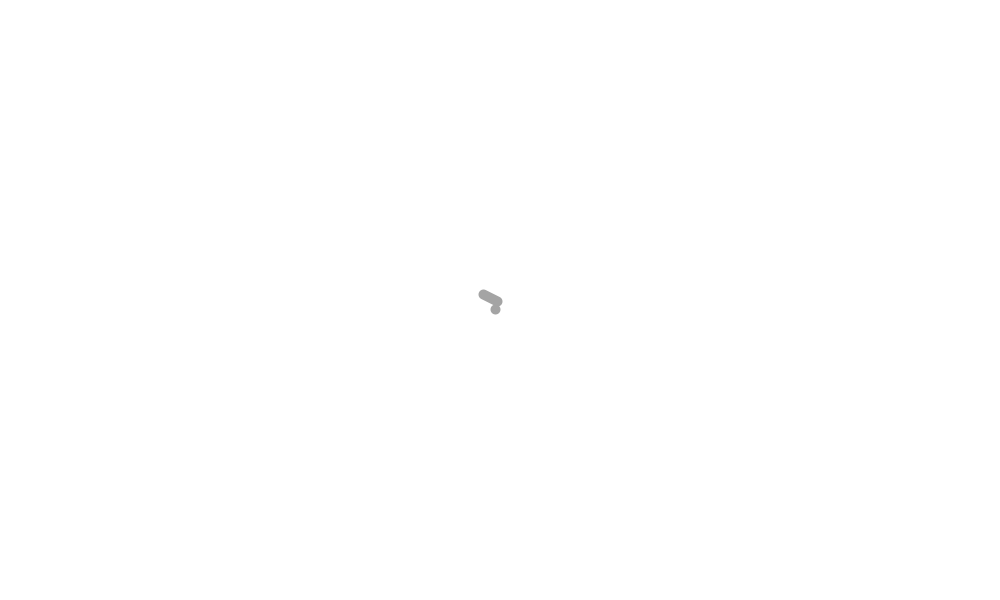
Frame 1 (no input)
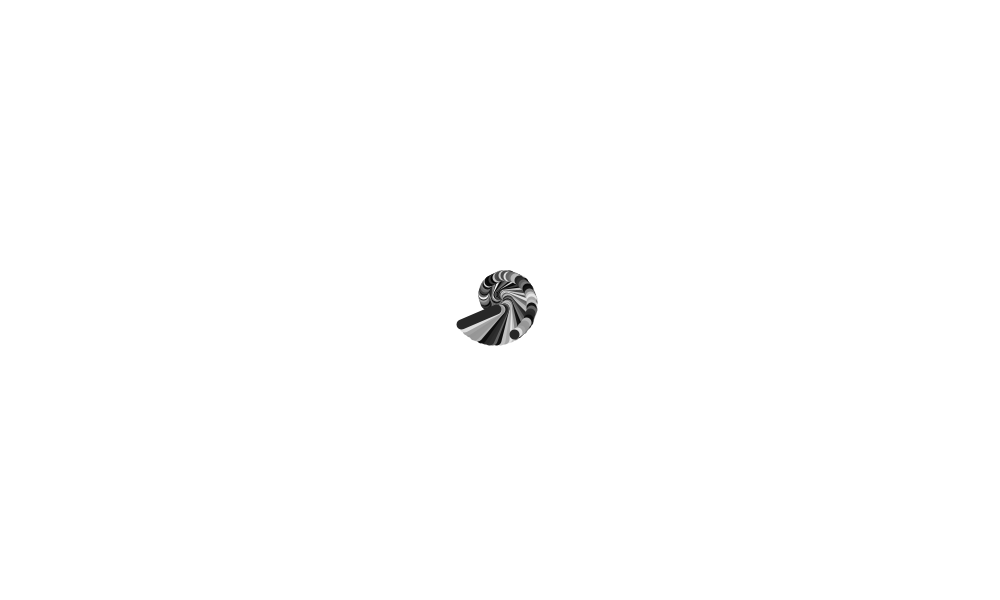
Frame 60 (the mouse pressed at the canvas centre just before this capture)
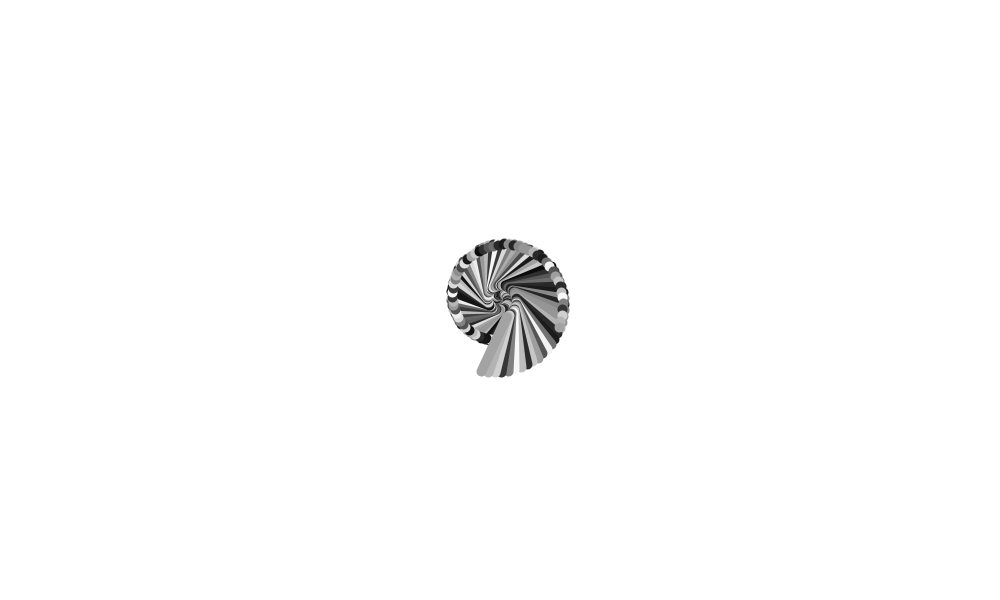
Frame 120 (the mouse held since frame 60 and released just before this capture)

The Processing sketch that drew these frames (run headless with seeded random() and noise(); from frame 60 on, the mouse is pressed at the canvas centre):

// Processing sketch: processing_182336
// ── processing_182336.pde

float sferz;
//float qweuiop

void setup()
{
  size(1000,600);
  background(255);
  sferz = 2;
  //qwertuio
  
}

void draw()
{
  translate(width/2,height/2);
  //rect(0,0,sferz,sferz);
  
  
    //translate(500,300);
    rotate(sferz);
    strokeWeight(10);
    //stroke(random(234),random(150),random(200));
    stroke(random(255));
    point(sferz*5+0,0); //riattiva questo
    //line(0,0,500,500);
    sferz = sferz+PI/34;
    line(sferz,sferz*5+7,sferz,sferz);
    
    
}
